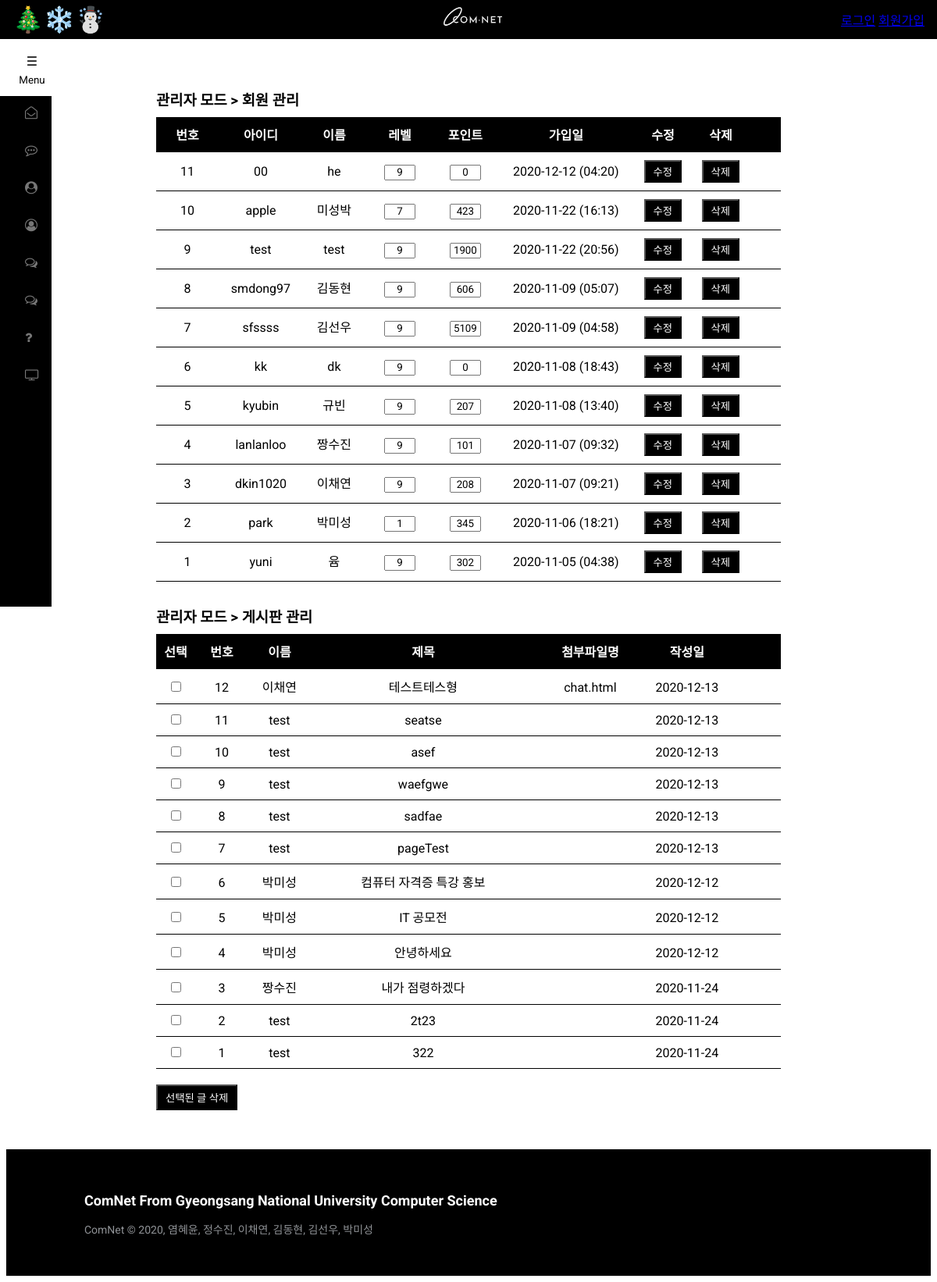
Page /작업소스파일들입니다/작업소스파일들입니다/admin.php on the committed database.
### tables this page shows
CREATE TABLE `members` (
  `num` int(11) NOT NULL AUTO_INCREMENT,
  `id` char(15) NOT NULL,
  `pass` char(15) NOT NULL,
  `name` char(10) NOT NULL,
  `email` char(80) DEFAULT NULL,
  `regist_day` char(20) DEFAULT NULL,
  `level` int(11) DEFAULT NULL,
  `point` int(11) DEFAULT NULL,
  PRIMARY KEY (`num`)
);

CREATE TABLE `board_table` (
  `idx` int(10) NOT NULL AUTO_INCREMENT COMMENT '게시글 일련번호',
  `board_title` char(200) NOT NULL COMMENT '게시글 제목',
  `username` char(10) NOT NULL COMMENT '닉네임',
  `id` char(15) NOT NULL COMMENT '유저 아이디',
  `create_date` char(20) NOT NULL COMMENT '게시글 작성 날짜',
  `click_count` int(10) NOT NULL COMMENT '게시글 조회수',
  `content` text NOT NULL COMMENT '게시글 내용',
  `file_name` char(100) DEFAULT NULL COMMENT '첨부파일',
  `file_type` char(100) DEFAULT NULL,
  `file_copied` char(100) DEFAULT NULL,
  PRIMARY KEY (`idx`) USING BTREE
);

### 작업소스파일들입니다/작업소스파일들입니다/admin.php (the view, shortened to what this page needs)
<!DOCTYPE html>
<html>
<head>
	<link rel="stylesheet" type="text/css" href="./css/styles.css">
	<link rel="stylesheet" type="text/css" href="./css/admin.css">
</head>
<body>
	<header>
		<?php include "header.php";?>
	</header>
	<section>
		<div id="admin_box">
			<h3 id="member_title">
				관리자 모드 > 회원 관리
			</h3>
			<ul id="member_list">
				<li>
					<span class="col1">번호</span>
					<span class="col2">아이디</span>
					<span class="col3">이름</span>
					<span class="col4">레벨</span>
					<span class="col5">포인트</span>
					<span class="col6">가입일</span>
					<span class="col7">수정</span>
					<span class="col8">삭제</span>
				</li>
<?php
	include "./dbConnection.php";
	$sql = "select * from members order by num desc";
	$result = mysqli_query($con, $sql);
	$total_record = mysqli_num_rows($result);
	$number = $total_record;
	while ($row = mysqli_fetch_array($result))
	{
		$num = $row["num"];
		$id = $row["id"];
		$name = $row["name"];
		$level = $row["level"];
		$point = $row["point"];
		$regist_day = $row["regist_day"];
?>
				<li>
					<form method="post" action="admin_member_update.php?num=<?php echo $num?>">
						<span class="col1"><?php echo $number?></span>
						<span class="col2"><?php echo $id?></span>
						<span class="col3"><?php echo $name?></span>
						<span class="col4"><input type="text" name="level" value="<?php echo $level?>"></span>
						<span class="col5"><input type="text" name="point" value="<?php echo $point?>"></span>
						<span class="col6"><?php echo $regist_day?></span>
						<span class="col7"><button type="submit">수정</button></span>
						<span class="col8"><button type="button" onclick="location.href='admin_member_delete.php?num=<?php echo $num?>'">삭제</button></span>
					</form>
				</li>
<?php
		$number--;
	}
?>
			</ul>
			<h3 id="member_title">
				관리자 모드 > 게시판 관리
			</h3>
			<ul id="board_list">
				<li class="title">
					<span class="col1">선택</span>
					<span class="col2">번호</span>
					<span class="col3">이름</span>
					<span class="col4">제목</span>
					<span class="col5">첨부파일명</span>
					<span class="col6">작성일</span>
				</li>
				<form method="post" action="admin_board_delete.php">
<?php
	$sql = "select * from board_table order by idx desc";
	$result = mysqli_query($con, $sql);
	$total_record = mysqli_num_rows($result);
	$number = $total_record;
	while ($row = mysqli_fetch_array($result))
	{
		$num = $row["idx"];
		$name = $row["username"];
		$subject = $row["board_title"];
		$file_name = $row["file_name"];
		$regist_day = $row["create_date"];
		$regist_day = substr($regist_day, 0, 10)
?>
					<li>
						<span class="col1"><input type="checkbox" name="item[]" value="<?php echo $num?>"></span>
						<span class="col2"><?php echo $number?></span>
						<span class="col3"><?php echo $name?></span>
						<span class="col4"><?php echo $subject?></span>
						<span class="col5"><?php echo $file_name?></span>
						<span class="col6"><?php echo $regist_day?></span>
					</li>
<?php
		$number--;
	}
?>
					<button type="submit">선택된 글 삭제</button>
				</form>
			</ul>
		</div>
	</section>
	<footer>
		<?php include "footer.php";?>
	</footer>
</body>
</html>

### 작업소스파일들입니다/작업소스파일들입니다/css/admin.css (style rules this page uses)
#admin_box { width: 800px; margin: 0 auto; }
#admin_box h3#member_title { margin: 30px 0 10px 0; }
#admin_box ul { margin: 0; padding: 0; }
#member_list { margin: 10px 0 30px 0; }
#member_list li:nth-child(1) { font-weight: bold; color: #FFFFFF; background-color: #000000; }
#member_list li { padding: 10px 0; border-bottom: solid 1px #000000; }
#member_list span { display: inline-block; text-align: center; }
#member_list input { width: 40px; height: 20px; text-align: center; }
#member_list button { padding: 3px 10px; color: #FFFFFF; background-color: #000000; }
#member_list .col1 { width: 80px; }
#member_list .col2 { width: 100px; }
#member_list .col3 { width: 80px; }
#member_list .col4 { width: 80px; }
#member_list .col5 { width: 80px; }
#member_list .col6 { width: 170px; }
#member_list .col7 { width: 70px; }
#member_list .col8 { width: 70px; }
#board_list { margin: 10px 0 50px 0; }
#board_list .col1 { width: 50px; }
#board_list .col2 { width: 60px; }
#board_list .col3 { width: 80px; }
#board_list .col4 { width: 280px; }
#board_list .col5 { width: 140px; }
#board_list .col6 { width: 100px; }
#board_list li.title { font-weight: bold; color: #FFFFFF; background-color: #000000; }
#board_list li { padding: 10px 0; border-bottom: solid 1px #000000; }
#board_list span { display: inline-block; text-align: center; }
#board_list button { margin: 20px 0 50px 0; padding: 5px 10px; color: #FFFFFF; background-color: #000000; }

### 작업소스파일들입니다/작업소스파일들입니다/css/message.css (style rules this page uses)
li { list-style: none }

### 작업소스파일들입니다/작업소스파일들입니다/css/bar.css (style rules this page uses)
header { position: fixed; top: 0; left: 0; right: 0; height: 50px; padding: 1rem; color: white; background: black; font-weight: white; display: flex; justify-content: space-between; align-items: center; }
body { padding-top: 75px; }
* { box-sizing: border-box; }

### 작업소스파일들입니다/작업소스파일들입니다/css/footer.css (style rules this page uses)
* { font-family: Roboto; }

### rows in the picture
members: id "00", name "he", level "9", point "0", regist_day "2020-12-12 (04:20)"
members: id "apple", name "미성박", level "7", point "423", regist_day "2020-11-22 (16:13)"
members: id "test", name "test", level "9", point "1900", regist_day "2020-11-22 (20:56)"
members: id "smdong97", name "김동현", level "9", point "606", regist_day "2020-11-09 (05:07)"
members: id "sfssss", name "김선우", level "9", point "5109", regist_day "2020-11-09 (04:58)"
members: id "kk", name "dk", level "9", point "0", regist_day "2020-11-08 (18:43)"
members: id "kyubin", name "규빈", level "9", point "207", regist_day "2020-11-08 (13:40)"
members: id "lanlanloo", name "짱수진", level "9", point "101", regist_day "2020-11-07 (09:32)"
members: id "dkin1020", name "이채연", level "9", point "208", regist_day "2020-11-07 (09:21)"
members: id "park", name "박미성", level "1", point "345", regist_day "2020-11-06 (18:21)"
members: id "yuni", name "윰", level "9", point "302", regist_day "2020-11-05 (04:38)"
board_table: username "이채연", board_title "테스트테스형", file_name "chat.html", create_date "2020-12-13"
board_table: username "test", board_title "seatse", create_date "2020-12-13"
board_table: username "test", board_title "asef", create_date "2020-12-13"
board_table: username "test", board_title "waefgwe", create_date "2020-12-13"
board_table: username "test", board_title "sadfae", create_date "2020-12-13"
board_table: username "test", board_title "pageTest", create_date "2020-12-13"
board_table: username "박미성", board_title "컴퓨터 자격증 특강 홍보", create_date "2020-12-12"
board_table: username "박미성", board_title "IT 공모전", create_date "2020-12-12"
board_table: username "박미성", board_title "안녕하세요", create_date "2020-12-12"
board_table: username "짱수진", board_title "내가 점령하겠다", create_date "2020-11-24"
board_table: username "test", board_title "2t23", create_date "2020-11-24"
board_table: username "test", board_title "322", create_date "2020-11-24"
